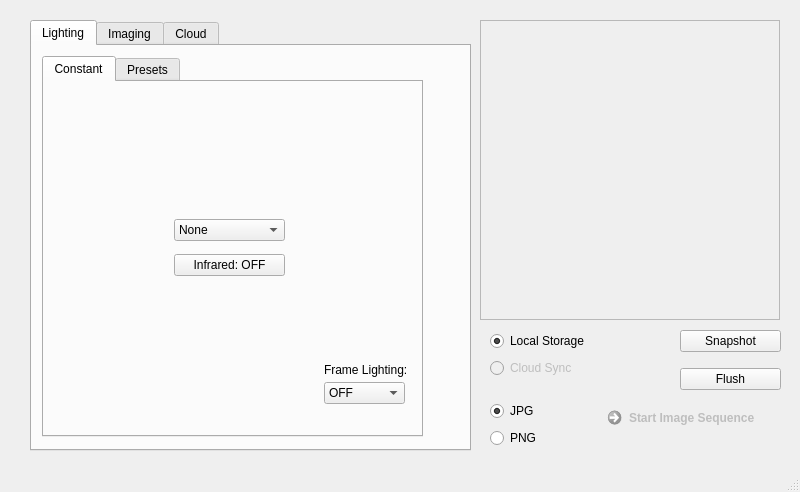
<?xml version="1.0" encoding="UTF-8"?>
<ui version="4.0">
 <class>MainWindow</class>
 <widget class="QMainWindow" name="MainWindow">
  <property name="geometry">
   <rect>
    <x>0</x>
    <y>0</y>
    <width>800</width>
    <height>492</height>
   </rect>
  </property>
  <property name="windowTitle">
   <string>FlashLapse Commad Point</string>
  </property>
  <property name="windowIcon">
   <iconset>
    <normaloff>../_image/icon.png</normaloff>../_image/icon.png</iconset>
  </property>
  <widget class="QWidget" name="centralwidget">
   <widget class="QLabel" name="Image_Frame">
    <property name="geometry">
     <rect>
      <x>480</x>
      <y>20</y>
      <width>300</width>
      <height>300</height>
     </rect>
    </property>
    <property name="frameShape">
     <enum>QFrame::StyledPanel</enum>
    </property>
    <property name="frameShadow">
     <enum>QFrame::Sunken</enum>
    </property>
    <property name="lineWidth">
     <number>5</number>
    </property>
    <property name="text">
     <string/>
    </property>
    <property name="pixmap">
     <pixmap>../_image/background.png</pixmap>
    </property>
    <property name="scaledContents">
     <bool>true</bool>
    </property>
   </widget>
   <widget class="QWidget" name="verticalLayoutWidget">
    <property name="geometry">
     <rect>
      <x>490</x>
      <y>400</y>
      <width>91</width>
      <height>51</height>
     </rect>
    </property>
    <layout class="QVBoxLayout" name="verticalLayout_4">
     <item>
      <widget class="QRadioButton" name="JPG">
       <property name="text">
        <string>JPG</string>
       </property>
       <property name="checked">
        <bool>true</bool>
       </property>
      </widget>
     </item>
     <item>
      <widget class="QRadioButton" name="PNG">
       <property name="text">
        <string>PNG</string>
       </property>
      </widget>
     </item>
    </layout>
   </widget>
   <widget class="QTabWidget" name="Control_Tab">
    <property name="geometry">
     <rect>
      <x>30</x>
      <y>20</y>
      <width>441</width>
      <height>431</height>
     </rect>
    </property>
    <property name="currentIndex">
     <number>0</number>
    </property>
    <widget class="QWidget" name="Lighting">
     <attribute name="title">
      <string>Lighting</string>
     </attribute>
     <widget class="QTabWidget" name="Lights">
      <property name="geometry">
       <rect>
        <x>10</x>
        <y>10</y>
        <width>381</width>
        <height>381</height>
       </rect>
      </property>
      <property name="currentIndex">
       <number>0</number>
      </property>
      <widget class="QWidget" name="Constant">
       <attribute name="title">
        <string>Constant</string>
       </attribute>
       <widget class="QLabel" name="Color_Frame">
        <property name="geometry">
         <rect>
          <x>35</x>
          <y>30</y>
          <width>300</width>
          <height>300</height>
         </rect>
        </property>
        <property name="text">
         <string/>
        </property>
        <property name="pixmap">
         <pixmap>../_image/Color_None.png</pixmap>
        </property>
        <property name="scaledContents">
         <bool>true</bool>
        </property>
       </widget>
       <widget class="QWidget" name="verticalLayoutWidget_6">
        <property name="geometry">
         <rect>
          <x>130</x>
          <y>130</y>
          <width>111</width>
          <height>71</height>
         </rect>
        </property>
        <layout class="QVBoxLayout" name="verticalLayout_5">
         <item>
          <widget class="QComboBox" name="Full_Color_Select">
           <property name="currentText">
            <string>None</string>
           </property>
           <property name="frame">
            <bool>true</bool>
           </property>
           <item>
            <property name="text">
             <string>None</string>
            </property>
           </item>
           <item>
            <property name="text">
             <string>White</string>
            </property>
           </item>
           <item>
            <property name="text">
             <string>Red</string>
            </property>
           </item>
           <item>
            <property name="text">
             <string>Green</string>
            </property>
           </item>
           <item>
            <property name="text">
             <string>Blue</string>
            </property>
           </item>
          </widget>
         </item>
         <item>
          <widget class="QPushButton" name="IR_2">
           <property name="text">
            <string>Infrared: OFF</string>
           </property>
          </widget>
         </item>
        </layout>
       </widget>
       <widget class="QComboBox" name="Frame">
        <property name="geometry">
         <rect>
          <x>280</x>
          <y>300</y>
          <width>81</width>
          <height>22</height>
         </rect>
        </property>
        <item>
         <property name="text">
          <string>OFF</string>
         </property>
        </item>
        <item>
         <property name="text">
          <string>Full</string>
         </property>
        </item>
        <item>
         <property name="text">
          <string>Logo</string>
         </property>
        </item>
        <item>
         <property name="text">
          <string>White</string>
         </property>
        </item>
        <item>
         <property name="text">
          <string>Blue</string>
         </property>
        </item>
       </widget>
       <widget class="QLabel" name="Frame_label">
        <property name="geometry">
         <rect>
          <x>280</x>
          <y>280</y>
          <width>91</width>
          <height>16</height>
         </rect>
        </property>
        <property name="text">
         <string>Frame Lighting:</string>
        </property>
       </widget>
      </widget>
      <widget class="QWidget" name="Presets">
       <attribute name="title">
        <string>Presets</string>
       </attribute>
       <widget class="QTabWidget" name="Presets">
        <property name="geometry">
         <rect>
          <x>10</x>
          <y>10</y>
          <width>321</width>
          <height>331</height>
         </rect>
        </property>
        <property name="currentIndex">
         <number>0</number>
        </property>
        <widget class="QWidget" name="IR">
         <attribute name="title">
          <string>IR-Imaging</string>
         </attribute>
         <widget class="QTextBrowser" name="IR_Text">
          <property name="geometry">
           <rect>
            <x>10</x>
            <y>20</y>
            <width>290</width>
            <height>110</height>
           </rect>
          </property>
          <property name="html">
           <string>&lt;!DOCTYPE HTML PUBLIC &quot;-//W3C//DTD HTML 4.0//EN&quot; &quot;http://www.w3.org/TR/REC-html40/strict.dtd&quot;&gt;
&lt;html&gt;&lt;head&gt;&lt;meta name=&quot;qrichtext&quot; content=&quot;1&quot; /&gt;&lt;style type=&quot;text/css&quot;&gt;
p, li { white-space: pre-wrap; }
&lt;/style&gt;&lt;/head&gt;&lt;body style=&quot; font-family:'MS Shell Dlg 2'; font-size:8.1pt; font-weight:400; font-style:normal;&quot;&gt;
&lt;p style=&quot; margin-top:0px; margin-bottom:0px; margin-left:0px; margin-right:0px; -qt-block-indent:0; text-indent:0px;&quot;&gt;&lt;span style=&quot; font-size:8.25pt;&quot;&gt;IR light triggered five seconds before imaging, no other light sourcewill be present in the system.&lt;/span&gt;&lt;/p&gt;
&lt;p style=&quot;-qt-paragraph-type:empty; margin-top:0px; margin-bottom:0px; margin-left:0px; margin-right:0px; -qt-block-indent:0; text-indent:0px; font-size:8.25pt;&quot;&gt;&lt;br /&gt;&lt;/p&gt;
&lt;p style=&quot; margin-top:0px; margin-bottom:0px; margin-left:0px; margin-right:0px; -qt-block-indent:0; text-indent:0px;&quot;&gt;&lt;span style=&quot; font-size:8.25pt; font-weight:600; color:#aa0000;&quot;&gt;Can only be selected after imaging parameters are confirmed.&lt;/span&gt;&lt;/p&gt;&lt;/body&gt;&lt;/html&gt;</string>
          </property>
         </widget>
         <widget class="QPushButton" name="IR_Confirm">
          <property name="enabled">
           <bool>false</bool>
          </property>
          <property name="geometry">
           <rect>
            <x>70</x>
            <y>180</y>
            <width>171</width>
            <height>61</height>
           </rect>
          </property>
          <property name="text">
           <string>Start IR Image Sequence</string>
          </property>
         </widget>
        </widget>
        <widget class="QWidget" name="ROS">
         <attribute name="title">
          <string>ROS-Imaging</string>
         </attribute>
         <widget class="QTextBrowser" name="ROS_Text">
          <property name="geometry">
           <rect>
            <x>10</x>
            <y>20</y>
            <width>290</width>
            <height>110</height>
           </rect>
          </property>
          <property name="html">
           <string>&lt;!DOCTYPE HTML PUBLIC &quot;-//W3C//DTD HTML 4.0//EN&quot; &quot;http://www.w3.org/TR/REC-html40/strict.dtd&quot;&gt;
&lt;html&gt;&lt;head&gt;&lt;meta name=&quot;qrichtext&quot; content=&quot;1&quot; /&gt;&lt;style type=&quot;text/css&quot;&gt;
p, li { white-space: pre-wrap; }
&lt;/style&gt;&lt;/head&gt;&lt;body style=&quot; font-family:'MS Shell Dlg 2'; font-size:8.1pt; font-weight:400; font-style:normal;&quot;&gt;
&lt;p style=&quot; margin-top:0px; margin-bottom:0px; margin-left:0px; margin-right:0px; -qt-block-indent:0; text-indent:0px;&quot;&gt;A 5 second liquid flow triggered periodically thoughout the image sequence.&lt;/p&gt;&lt;/body&gt;&lt;/html&gt;</string>
          </property>
         </widget>
         <widget class="QPushButton" name="Germi_Confirm">
          <property name="geometry">
           <rect>
            <x>220</x>
            <y>260</y>
            <width>81</width>
            <height>23</height>
           </rect>
          </property>
          <property name="text">
           <string>Confirm </string>
          </property>
         </widget>
         <widget class="QWidget" name="layoutWidget_2">
          <property name="geometry">
           <rect>
            <x>10</x>
            <y>160</y>
            <width>291</width>
            <height>90</height>
           </rect>
          </property>
          <layout class="QHBoxLayout" name="horizontalLayout_3">
           <item>
            <widget class="QLabel" name="Flush_2">
             <property name="text">
              <string>Flush Frequency:</string>
             </property>
             <property name="alignment">
              <set>Qt::AlignCenter</set>
             </property>
            </widget>
           </item>
           <item>
            <widget class="QSpinBox" name="Flush_Frequency">
             <property name="suffix">
              <string> Min/flush</string>
             </property>
             <property name="minimum">
              <number>1</number>
             </property>
             <property name="maximum">
              <number>9999999</number>
             </property>
            </widget>
           </item>
          </layout>
         </widget>
        </widget>
        <widget class="QWidget" name="tab">
         <attribute name="title">
          <string>Disco</string>
         </attribute>
         <widget class="QPushButton" name="Disco">
          <property name="geometry">
           <rect>
            <x>40</x>
            <y>70</y>
            <width>231</width>
            <height>141</height>
           </rect>
          </property>
          <property name="text">
           <string>Start!</string>
          </property>
         </widget>
        </widget>
       </widget>
      </widget>
     </widget>
    </widget>
    <widget class="QWidget" name="Imaging">
     <attribute name="title">
      <string>Imaging</string>
     </attribute>
     <widget class="QWidget" name="layoutWidget">
      <property name="geometry">
       <rect>
        <x>20</x>
        <y>10</y>
        <width>391</width>
        <height>331</height>
       </rect>
      </property>
      <layout class="QVBoxLayout" name="verticalLayout_3">
       <item>
        <layout class="QVBoxLayout" name="verticalLayout">
         <item>
          <widget class="QLabel" name="Image_Title">
           <property name="text">
            <string>Image Sequence Title</string>
           </property>
          </widget>
         </item>
         <item>
          <widget class="QLineEdit" name="IST_Editor">
           <property name="enabled">
            <bool>true</bool>
           </property>
          </widget>
         </item>
         <item>
          <widget class="QLabel" name="Image_Interval">
           <property name="text">
            <string>Image Capture Interval</string>
           </property>
          </widget>
         </item>
         <item>
          <widget class="QSpinBox" name="ICI_spinBox">
           <property name="enabled">
            <bool>false</bool>
           </property>
           <property name="suffix">
            <string> s</string>
           </property>
           <property name="maximum">
            <number>9999999</number>
           </property>
          </widget>
         </item>
        </layout>
       </item>
       <item>
        <layout class="QVBoxLayout" name="verticalLayout_2">
         <item>
          <widget class="QLabel" name="Image_Duration">
           <property name="text">
            <string>Image Sequence Duration</string>
           </property>
          </widget>
         </item>
         <item>
          <widget class="QSpinBox" name="ISD_spinBox">
           <property name="enabled">
            <bool>false</bool>
           </property>
           <property name="suffix">
            <string> min</string>
           </property>
           <property name="maximum">
            <number>9999999</number>
           </property>
          </widget>
         </item>
         <item>
          <widget class="Line" name="line">
           <property name="orientation">
            <enum>Qt::Horizontal</enum>
           </property>
          </widget>
         </item>
         <item>
          <spacer name="verticalSpacer">
           <property name="orientation">
            <enum>Qt::Vertical</enum>
           </property>
           <property name="sizeType">
            <enum>QSizePolicy::Expanding</enum>
           </property>
           <property name="sizeHint" stdset="0">
            <size>
             <width>20</width>
             <height>120</height>
            </size>
           </property>
          </spacer>
         </item>
         <item>
          <widget class="QLabel" name="Directory_Label">
           <property name="enabled">
            <bool>true</bool>
           </property>
           <property name="frameShape">
            <enum>QFrame::StyledPanel</enum>
           </property>
           <property name="frameShadow">
            <enum>QFrame::Raised</enum>
           </property>
           <property name="text">
            <string>Storage Directory Not Selected</string>
           </property>
           <property name="alignment">
            <set>Qt::AlignCenter</set>
           </property>
          </widget>
         </item>
         <item>
          <widget class="QPushButton" name="Storage_Directory">
           <property name="enabled">
            <bool>false</bool>
           </property>
           <property name="text">
            <string>Select Storage Directory</string>
           </property>
           <property name="checkable">
            <bool>false</bool>
           </property>
          </widget>
         </item>
        </layout>
       </item>
       <item>
        <widget class="QPushButton" name="Live_Feed">
         <property name="text">
          <string>Start Live Feed (30s)</string>
         </property>
        </widget>
       </item>
      </layout>
     </widget>
     <widget class="QWidget" name="layoutWidget">
      <property name="geometry">
       <rect>
        <x>10</x>
        <y>340</y>
        <width>411</width>
        <height>51</height>
       </rect>
      </property>
      <layout class="QVBoxLayout" name="verticalLayout_6">
       <item>
        <widget class="QLabel" name="Progress_Label">
         <property name="text">
          <string>Progress:</string>
         </property>
        </widget>
       </item>
       <item>
        <widget class="QProgressBar" name="Progress_Bar">
         <property name="enabled">
          <bool>false</bool>
         </property>
         <property name="value">
          <number>0</number>
         </property>
        </widget>
       </item>
      </layout>
     </widget>
    </widget>
    <widget class="QWidget" name="Cloud">
     <attribute name="title">
      <string>Cloud</string>
     </attribute>
     <widget class="QTabWidget" name="Service_Select">
      <property name="enabled">
       <bool>true</bool>
      </property>
      <property name="geometry">
       <rect>
        <x>10</x>
        <y>10</y>
        <width>401</width>
        <height>271</height>
       </rect>
      </property>
      <property name="currentIndex">
       <number>0</number>
      </property>
      <widget class="QWidget" name="Dropbox">
       <attribute name="title">
        <string>Dropbox</string>
       </attribute>
       <widget class="QLabel" name="label">
        <property name="geometry">
         <rect>
          <x>60</x>
          <y>10</y>
          <width>271</width>
          <height>140</height>
         </rect>
        </property>
        <property name="text">
         <string/>
        </property>
        <property name="pixmap">
         <pixmap>../_image/dropbox_logo.png</pixmap>
        </property>
        <property name="scaledContents">
         <bool>true</bool>
        </property>
       </widget>
       <widget class="QWidget" name="verticalLayoutWidget_2">
        <property name="geometry">
         <rect>
          <x>50</x>
          <y>130</y>
          <width>291</width>
          <height>80</height>
         </rect>
        </property>
        <layout class="QVBoxLayout" name="verticalLayout_9">
         <item>
          <spacer name="verticalSpacer_2">
           <property name="orientation">
            <enum>Qt::Vertical</enum>
           </property>
           <property name="sizeHint" stdset="0">
            <size>
             <width>20</width>
             <height>40</height>
            </size>
           </property>
          </spacer>
         </item>
         <item>
          <widget class="QLabel" name="Dropbox_Email_Prompt">
           <property name="text">
            <string>Please Enter Your Email Adress: </string>
           </property>
          </widget>
         </item>
         <item>
          <widget class="QLineEdit" name="Dropbox_Email"/>
         </item>
         <item>
          <widget class="QPushButton" name="Dropbox_Confirm">
           <property name="enabled">
            <bool>false</bool>
           </property>
           <property name="text">
            <string>Confirm Email</string>
           </property>
          </widget>
         </item>
        </layout>
       </widget>
      </widget>
      <widget class="QWidget" name="CyVerse">
       <attribute name="title">
        <string>CyVerse </string>
       </attribute>
       <widget class="QLabel" name="label_2">
        <property name="geometry">
         <rect>
          <x>60</x>
          <y>50</y>
          <width>281</width>
          <height>61</height>
         </rect>
        </property>
        <property name="text">
         <string/>
        </property>
        <property name="pixmap">
         <pixmap>../_image/cyverse_logo.png</pixmap>
        </property>
        <property name="scaledContents">
         <bool>true</bool>
        </property>
       </widget>
       <widget class="QWidget" name="verticalLayoutWidget_3">
        <property name="geometry">
         <rect>
          <x>50</x>
          <y>130</y>
          <width>291</width>
          <height>80</height>
         </rect>
        </property>
        <layout class="QVBoxLayout" name="verticalLayout_10">
         <item>
          <spacer name="verticalSpacer_3">
           <property name="orientation">
            <enum>Qt::Vertical</enum>
           </property>
           <property name="sizeHint" stdset="0">
            <size>
             <width>20</width>
             <height>40</height>
            </size>
           </property>
          </spacer>
         </item>
         <item>
          <widget class="QLabel" name="CyVerse_Email_Prompt">
           <property name="text">
            <string>Please Enter Your Email Adress:</string>
           </property>
          </widget>
         </item>
         <item>
          <widget class="QLineEdit" name="CyVerse_Email">
           <property name="enabled">
            <bool>false</bool>
           </property>
          </widget>
         </item>
         <item>
          <widget class="QPushButton" name="CyVerse_Confirm">
           <property name="enabled">
            <bool>false</bool>
           </property>
           <property name="text">
            <string>Confirm Email</string>
           </property>
          </widget>
         </item>
        </layout>
       </widget>
      </widget>
     </widget>
     <widget class="QWidget" name="horizontalLayoutWidget">
      <property name="geometry">
       <rect>
        <x>40</x>
        <y>330</y>
        <width>351</width>
        <height>31</height>
       </rect>
      </property>
      <layout class="QHBoxLayout" name="horizontalLayout_6">
       <item>
        <widget class="QRadioButton" name="Frequency_Off">
         <property name="enabled">
          <bool>false</bool>
         </property>
         <property name="text">
          <string>OFF</string>
         </property>
         <property name="checkable">
          <bool>true</bool>
         </property>
         <property name="checked">
          <bool>false</bool>
         </property>
        </widget>
       </item>
       <item>
        <widget class="QRadioButton" name="Frequency_Low">
         <property name="enabled">
          <bool>false</bool>
         </property>
         <property name="text">
          <string>LOW</string>
         </property>
        </widget>
       </item>
       <item>
        <widget class="QRadioButton" name="Frequency_Average">
         <property name="enabled">
          <bool>false</bool>
         </property>
         <property name="text">
          <string>AVERAGE</string>
         </property>
         <property name="checked">
          <bool>true</bool>
         </property>
        </widget>
       </item>
       <item>
        <widget class="QRadioButton" name="Frequency_High">
         <property name="enabled">
          <bool>false</bool>
         </property>
         <property name="text">
          <string>HIGH</string>
         </property>
        </widget>
       </item>
      </layout>
     </widget>
     <widget class="QLabel" name="Email_Update_Prompt">
      <property name="geometry">
       <rect>
        <x>40</x>
        <y>300</y>
        <width>221</width>
        <height>31</height>
       </rect>
      </property>
      <property name="text">
       <string>Email Status Update Frequency:</string>
      </property>
     </widget>
    </widget>
   </widget>
   <widget class="QCommandLinkButton" name="Start_Imaging">
    <property name="enabled">
     <bool>false</bool>
    </property>
    <property name="geometry">
     <rect>
      <x>600</x>
      <y>400</y>
      <width>191</width>
      <height>51</height>
     </rect>
    </property>
    <property name="autoFillBackground">
     <bool>false</bool>
    </property>
    <property name="text">
     <string>Start Image Sequence</string>
    </property>
    <property name="icon">
     <iconset>
      <normaloff>../_image/Start-icon.png</normaloff>../_image/Start-icon.png</iconset>
    </property>
    <property name="iconSize">
     <size>
      <width>35</width>
      <height>35</height>
     </size>
    </property>
   </widget>
   <widget class="QWidget" name="verticalLayoutWidget_4">
    <property name="geometry">
     <rect>
      <x>490</x>
      <y>330</y>
      <width>161</width>
      <height>51</height>
     </rect>
    </property>
    <layout class="QVBoxLayout" name="verticalLayout_12">
     <item>
      <widget class="QRadioButton" name="Local_Storage">
       <property name="text">
        <string>Local Storage</string>
       </property>
       <property name="checked">
        <bool>true</bool>
       </property>
      </widget>
     </item>
     <item>
      <widget class="QRadioButton" name="Cloud_Sync">
       <property name="enabled">
        <bool>false</bool>
       </property>
       <property name="text">
        <string>Cloud Sync</string>
       </property>
      </widget>
     </item>
    </layout>
   </widget>
   <widget class="QWidget" name="verticalLayoutWidget_5">
    <property name="geometry">
     <rect>
      <x>680</x>
      <y>320</y>
      <width>101</width>
      <height>80</height>
     </rect>
    </property>
    <layout class="QVBoxLayout" name="verticalLayout_13">
     <item>
      <widget class="QPushButton" name="Snapshot">
       <property name="enabled">
        <bool>true</bool>
       </property>
       <property name="text">
        <string>Snapshot</string>
       </property>
      </widget>
     </item>
     <item>
      <widget class="QPushButton" name="Flush">
       <property name="text">
        <string>Flush</string>
       </property>
      </widget>
     </item>
    </layout>
   </widget>
  </widget>
  <widget class="QStatusBar" name="statusBar"/>
  <widget class="QMenuBar" name="menubar">
   <property name="geometry">
    <rect>
     <x>0</x>
     <y>0</y>
     <width>800</width>
     <height>19</height>
    </rect>
   </property>
  </widget>
  <action name="actionOpen_Directory">
   <property name="enabled">
    <bool>false</bool>
   </property>
   <property name="text">
    <string>Open Directory</string>
   </property>
  </action>
  <action name="actionExit">
   <property name="text">
    <string>Exit</string>
   </property>
  </action>
  <action name="actionCreate_Timelapse">
   <property name="text">
    <string>Create Timelapse</string>
   </property>
  </action>
 </widget>
 <resources/>
 <connections/>
</ui>
